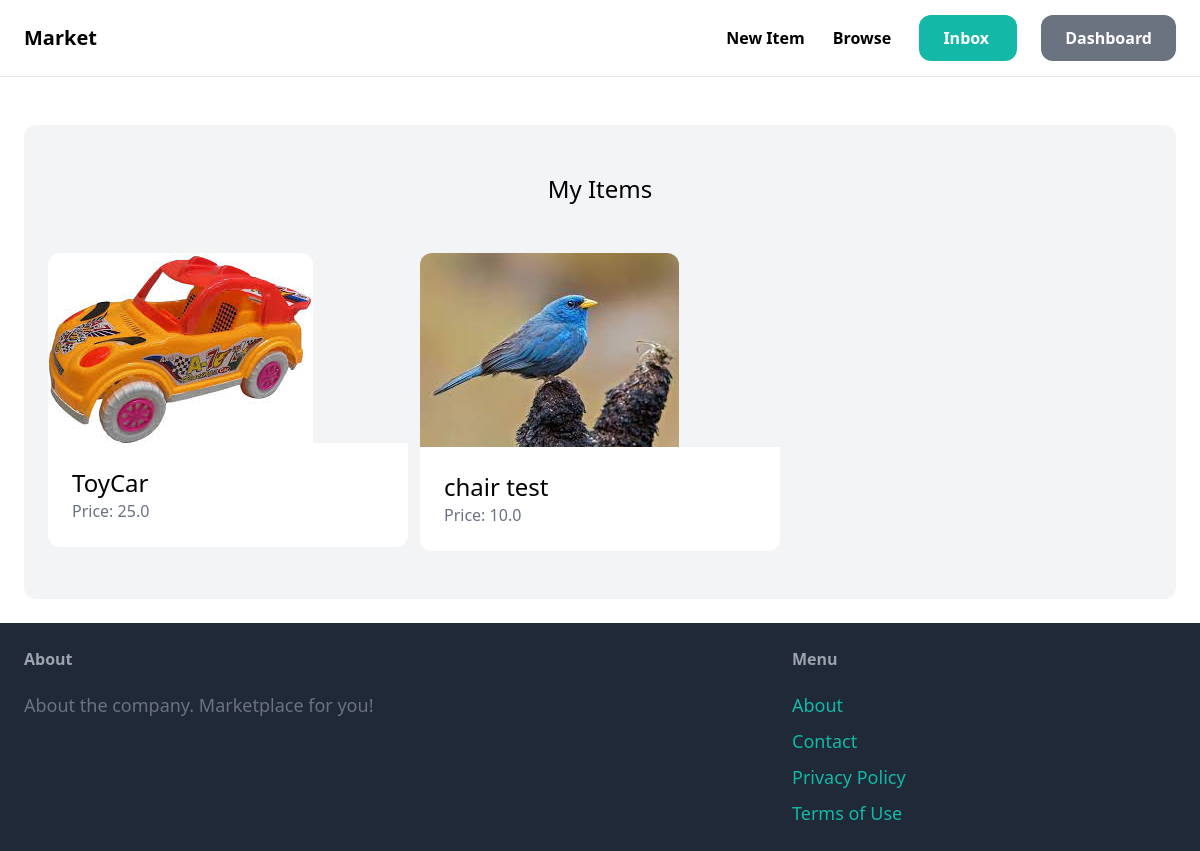
The page /dashboard/ (signed in) on the database its author committed.
### item/models.py (models this page shows, shortened)
class Item(models.Model):
    category=models.ForeignKey(Category, related_name='items', on_delete=models.CASCADE)
    name=models.CharField(max_length=255)
    description=models.TextField(blank=True, null=True)
    price=models.FloatField()
    image=models.ImageField(upload_to='item_images',blank=True, null=True)
    is_sold=models.BooleanField(default=False)
    created_by=models.ForeignKey(User, related_name='items', on_delete=models.CASCADE)
    created_at=models.DateTimeField(auto_now_add=True)

### dashboard/views.py (the view)
# urls.py: path('',views.index,name='index'),
@login_required
def index(request):
    items=Item.objects.filter(created_by=request.user)
    return render(request, 'dashboard/index.html',{
        'items': items,
    })

### dashboard/templates/dashboard/index.html (shortened to what this page needs)
{% extends 'core/base.html' %}
{%block content %}
    <div class="mt-6 px-6 py-12 bg-gray-100 rounded-xl">
        <h2 class="mb-12 text-2xl text-center">My Items</h2>
        <div class="grid grid-cols-3 gap-3">
            {% for item in items %}
                <div>
                    <a href="{% url 'item:detail' item.id %} ">
                        <div>
                            <img src="{{item.image.url}}" class="rounded-t-xl"/>
                        </div>
                        <div class="p-6 bg-white rounded-b-xl">
                            <h2 class="text-2xl">{{item.name}}</h2>
                            <p class="text-gray-500">Price: {{ item.price}}</p>
                        </div>
                    </a>
                </div>
            {% endfor %}
        </div>
    </div>
{%endblock%}

### rows shown on the page
Item: image (picture), name "ToyCar", price "25.0"
Item: image (picture), name "chair test", price "10.0"
